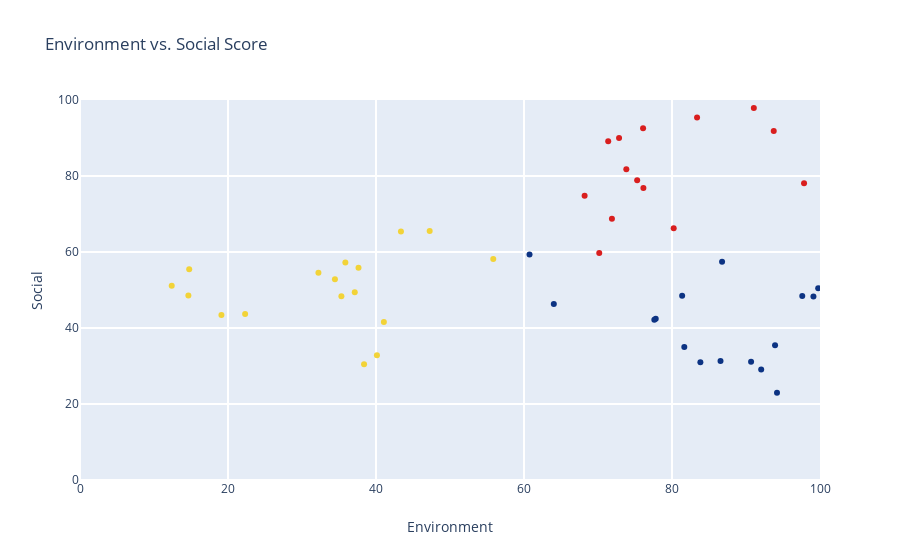

The notebook cell saved with this chart:
### Code cell
features = ['Environment', 'Social', 'Governance']

k_means_model = skc.KMeans(n_clusters=3)
k_means_model.fit(df[features])
centroids = k_means_model.cluster_centers_

# Create traces

trace0 = go.Scatter(
    x = df['Environment'],
    y = df['Social'],
    text = df['Ticker'],
    mode = 'markers',
    name = 'markers', 
    marker = dict(
        color = k_means_model.labels_,
        colorscale='Portland',
    )
)

layout = go.Layout( 
    title = 'Environment vs. Social Score',
    hovermode = 'closest',
    xaxis= dict(
        title= 'Environment',
        ticklen= 5,
        zeroline=True,
        gridwidth= 2,
    ),
    yaxis=dict(
        title= 'Social',
        ticklen= 5,
        gridwidth= 2,
    ),

    
)

data = [trace0]

fig= go.Figure(data=data, layout=layout)
fig.update_xaxes(range=[0, 100])
fig.update_yaxes(range=[0, 100])

fig.show()

### Figure 1 — Plotly figure (JSON) as saved in the notebook; plotly's stock layout.template omitted (floating-point values rounded to 4 significant figures)
{"data": [{"marker": {"color": [2, 2, 1, 1, 0, 0, 1, 2, 2, 1, 1, 0, 1, 0, 2, 2, 0, 1, 0, 2, 0, 2, 0, 2, 0, 1, 0, 0, 1, 0, 2, 2, 2, 1, 1, 2, 1, 0, 1, 1, 2, 2, 1, 0, 1, 0, 2, 0, 0, 1], "colorscale": [[0, "rgb(12,51,131)"], [0.25, "rgb(10,136,186)"], [0.5, "rgb(242,211,56)"], [0.75, "rgb(242,143,56)"], [1, "rgb(217,30,30)"]]}, "mode": "markers", "name": "markers", "text": ["KFBU", "MSRR", "FESV", "BACA", "UYDO", "DKVB", "XIPJ", "PWKN", "AKPT", "IPGN", "WAVS", "MUBH", "ZMQA", "QDWB", "WWLI", "JQRQ", "YUCZ", "ZHRQ", "DFCR", "NHTN", "NVQV", "CWLR", "BYWH", "BDOI", "NKOI", "YRGF", "TZSX", "JSFL", "OKSE", "DKJF", "UPZV", "SUIV", "VXKY", "GVHS", "HYFA", "CCPC", "FTLH", "IZBB", "SPBH", "UBOI", "DUJO", "EHHT", "YFHX", "DCMA", "YSBV", "DUOK", "EWWT", "RLCE", "VDTQ", "JOGM"], "type": "scatter", "x": [97.84, 91.06, 47.25, 14.65, 86.77, 81.37, 40.12, 71.88, 80.23, 22.31, 35.86, 94.19, 41.06, 99.76, 93.75, 76.09, 100.6, 14.76, 60.75, 72.85, 64.03, 75.29, 77.8, 100.4, 77.61, 43.37, 99.12, 83.83, 55.85, 93.93, 70.17, 71.38, 73.83, 12.39, 32.22, 76.14, 37.64, 81.66, 19.11, 35.32, 68.19, 83.39, 37.13, 86.56, 38.38, 97.6, 77.86, 90.69, 92.05, 34.45], "y": [78.11, 97.89, 65.56, 48.53, 57.42, 48.49, 32.81, 68.76, 66.25, 43.7, 57.25, 22.98, 41.55, 50.49, 91.86, 92.57, 42.34, 55.43, 59.37, 89.97, 46.29, 78.87, 42.46, 91.59, 42.19, 65.38, 48.32, 30.99, 58.19, 35.47, 59.74, 89.15, 81.78, 51.1, 54.51, 76.83, 55.86, 35.0, 43.42, 48.38, 74.83, 95.41, 49.4, 31.33, 30.47, 48.4, 109.2, 31.13, 29.09, 52.81]}], "layout": {"hovermode": "closest", "title": {"text": "Environment vs. Social Score"}, "xaxis": {"gridwidth": 2, "range": [0, 100], "ticklen": 5, "title": {"text": "Environment"}, "zeroline": true}, "yaxis": {"gridwidth": 2, "range": [0, 100], "ticklen": 5, "title": {"text": "Social"}}}}
